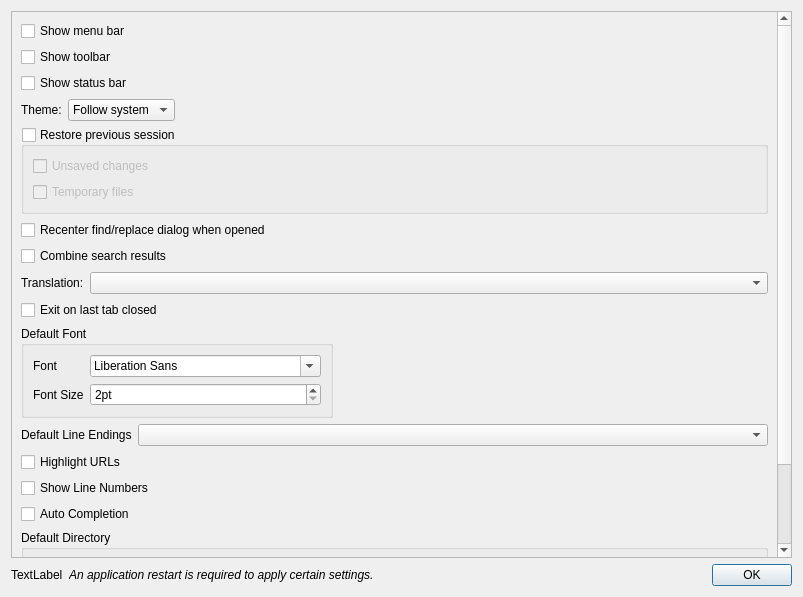
<?xml version="1.0" encoding="UTF-8"?>
<ui version="4.0">
 <class>PreferencesDialog</class>
 <widget class="QDialog" name="PreferencesDialog">
  <property name="geometry">
   <rect>
    <x>0</x>
    <y>0</y>
    <width>803</width>
    <height>597</height>
   </rect>
  </property>
  <property name="windowTitle">
   <string>Preferences</string>
  </property>
  <layout class="QVBoxLayout" name="verticalLayout">
   <item>
    <widget class="QScrollArea" name="scrollArea">
     <property name="widgetResizable">
      <bool>true</bool>
     </property>
     <widget class="QWidget" name="scrollAreaWidgetContents">
      <property name="geometry">
       <rect>
        <x>0</x>
        <y>-99</y>
        <width>769</width>
        <height>644</height>
       </rect>
      </property>
      <layout class="QVBoxLayout" name="verticalLayout_4">
       <item>
        <layout class="QVBoxLayout" name="verticalLayout_2">
         <item>
          <widget class="QCheckBox" name="checkBoxMenuBar">
           <property name="text">
            <string>Show menu bar</string>
           </property>
          </widget>
         </item>
         <item>
          <widget class="QCheckBox" name="checkBoxToolBar">
           <property name="text">
            <string>Show toolbar</string>
           </property>
          </widget>
         </item>
         <item>
          <widget class="QCheckBox" name="checkBoxStatusBar">
           <property name="text">
            <string>Show status bar</string>
           </property>
          </widget>
         </item>
         <item>
          <layout class="QHBoxLayout" name="layoutTheme">
           <item>
            <widget class="QLabel" name="labelTheme">
             <property name="text">
              <string>Theme:</string>
             </property>
            </widget>
           </item>
           <item>
            <widget class="QComboBox" name="comboBoxTheme">
             <item>
              <property name="text">
               <string>Follow system</string>
              </property>
             </item>
             <item>
              <property name="text">
               <string>Light</string>
              </property>
             </item>
             <item>
              <property name="text">
               <string>Dark</string>
              </property>
             </item>
            </widget>
           </item>
           <item>
            <spacer name="themeSpacer">
             <property name="orientation">
              <enum>Qt::Horizontal</enum>
             </property>
             <property name="sizeHint" stdset="0">
              <size>
               <width>40</width>
               <height>20</height>
              </size>
             </property>
            </spacer>
           </item>
          </layout>
         </item>
         <item>
          <widget class="QGroupBox" name="gbxRestorePreviousSession">
           <property name="title">
            <string>Restore previous session</string>
           </property>
           <property name="checkable">
            <bool>true</bool>
           </property>
           <property name="checked">
            <bool>false</bool>
           </property>
           <layout class="QVBoxLayout" name="verticalLayout_3">
            <item>
             <widget class="QCheckBox" name="checkBoxUnsavedFiles">
              <property name="text">
               <string>Unsaved changes</string>
              </property>
             </widget>
            </item>
            <item>
             <widget class="QCheckBox" name="checkBoxRestoreTempFiles">
              <property name="text">
               <string>Temporary files</string>
              </property>
             </widget>
            </item>
           </layout>
          </widget>
         </item>
        </layout>
       </item>
       <item>
        <widget class="QCheckBox" name="checkBoxRecenterSearchDialog">
         <property name="text">
          <string>Recenter find/replace dialog when opened</string>
         </property>
        </widget>
       </item>
       <item>
        <widget class="QCheckBox" name="checkBoxCombineSearchResults">
         <property name="text">
          <string>Combine search results</string>
         </property>
        </widget>
       </item>
       <item>
        <layout class="QFormLayout" name="formLayout">
         <property name="labelAlignment">
          <set>Qt::AlignLeading|Qt::AlignLeft|Qt::AlignVCenter</set>
         </property>
         <property name="formAlignment">
          <set>Qt::AlignLeading|Qt::AlignLeft|Qt::AlignTop</set>
         </property>
         <item row="0" column="1">
          <widget class="QComboBox" name="comboBoxTranslation"/>
         </item>
         <item row="0" column="0">
          <widget class="QLabel" name="label">
           <property name="text">
            <string>Translation:</string>
           </property>
          </widget>
         </item>
        </layout>
       </item>
       <item>
        <widget class="QCheckBox" name="checkBoxExitOnLastTabClosed">
         <property name="text">
          <string>Exit on last tab closed</string>
         </property>
        </widget>
       </item>
       <item>
        <layout class="QHBoxLayout" name="horizontalLayout">
         <item>
          <widget class="QGroupBox" name="groupBox">
           <property name="title">
            <string>Default Font</string>
           </property>
           <layout class="QFormLayout" name="formLayout_2">
            <item row="1" column="0">
             <widget class="QLabel" name="label_2">
              <property name="text">
               <string>Font</string>
              </property>
             </widget>
            </item>
            <item row="1" column="1">
             <widget class="QFontComboBox" name="fcbDefaultFont"/>
            </item>
            <item row="3" column="0">
             <widget class="QLabel" name="label_3">
              <property name="text">
               <string>Font Size</string>
              </property>
             </widget>
            </item>
            <item row="3" column="1">
             <widget class="QSpinBox" name="spbDefaultFontSize">
              <property name="suffix">
               <string>pt</string>
              </property>
              <property name="minimum">
               <number>2</number>
              </property>
              <property name="maximum">
               <number>48</number>
              </property>
             </widget>
            </item>
           </layout>
          </widget>
         </item>
         <item>
          <spacer name="horizontalSpacer">
           <property name="orientation">
            <enum>Qt::Horizontal</enum>
           </property>
           <property name="sizeHint" stdset="0">
            <size>
             <width>40</width>
             <height>20</height>
            </size>
           </property>
          </spacer>
         </item>
        </layout>
       </item>
       <item>
        <layout class="QFormLayout" name="formLayout_3">
         <item row="0" column="0">
          <widget class="QLabel" name="label_4">
           <property name="text">
            <string>Default Line Endings</string>
           </property>
          </widget>
         </item>
         <item row="0" column="1">
          <widget class="QComboBox" name="comboBoxLineEndings"/>
         </item>
        </layout>
       </item>
       <item>
        <widget class="QCheckBox" name="checkBoxHighlightURLs">
         <property name="text">
          <string>Highlight URLs</string>
         </property>
        </widget>
       </item>
       <item>
        <widget class="QCheckBox" name="checkBoxShowLineNumbers">
         <property name="text">
          <string>Show Line Numbers</string>
         </property>
        </widget>
       </item>
       <item>
        <widget class="QCheckBox" name="checkBoxAutoCompletion">
         <property name="text">
          <string>Auto Completion</string>
         </property>
        </widget>
       </item>
       <item>
        <widget class="QGroupBox" name="groupBox_2">
         <property name="title">
          <string>Default Directory</string>
         </property>
         <layout class="QVBoxLayout" name="verticalLayout_5">
          <item>
           <widget class="QRadioButton" name="radioFollowCurrentDirectory">
            <property name="text">
             <string>Follow Current Document</string>
            </property>
           </widget>
          </item>
          <item>
           <widget class="QRadioButton" name="radioLastUsedDirectory">
            <property name="text">
             <string>Last Used Directory</string>
            </property>
           </widget>
          </item>
          <item>
           <layout class="QHBoxLayout" name="horizontalLayout_2">
            <item>
             <widget class="QRadioButton" name="radioHardCoded">
              <property name="text">
               <string/>
              </property>
             </widget>
            </item>
            <item>
             <widget class="QLineEdit" name="txtHardCodedPath"/>
            </item>
            <item>
             <widget class="QToolButton" name="btnSelectHardCodedPath">
              <property name="text">
               <string>...</string>
              </property>
             </widget>
            </item>
           </layout>
          </item>
         </layout>
        </widget>
       </item>
       <item>
        <spacer name="verticalSpacer">
         <property name="orientation">
          <enum>Qt::Vertical</enum>
         </property>
         <property name="sizeHint" stdset="0">
          <size>
           <width>20</width>
           <height>40</height>
          </size>
         </property>
        </spacer>
       </item>
      </layout>
     </widget>
    </widget>
   </item>
   <item>
    <layout class="QHBoxLayout" name="layoutAppRestart">
     <item>
      <widget class="QLabel" name="labelAppRestartIcon">
       <property name="text">
        <string>TextLabel</string>
       </property>
      </widget>
     </item>
     <item>
      <widget class="QLabel" name="labelAppRestart">
       <property name="font">
        <font>
         <italic>true</italic>
        </font>
       </property>
       <property name="text">
        <string>An application restart is required to apply certain settings.</string>
       </property>
      </widget>
     </item>
     <item>
      <widget class="QDialogButtonBox" name="buttonBox">
       <property name="orientation">
        <enum>Qt::Horizontal</enum>
       </property>
       <property name="standardButtons">
        <set>QDialogButtonBox::Ok</set>
       </property>
      </widget>
     </item>
    </layout>
   </item>
  </layout>
 </widget>
 <resources/>
 <connections>
  <connection>
   <sender>buttonBox</sender>
   <signal>accepted()</signal>
   <receiver>PreferencesDialog</receiver>
   <slot>accept()</slot>
   <hints>
    <hint type="sourcelabel">
     <x>792</x>
     <y>586</y>
    </hint>
    <hint type="destinationlabel">
     <x>157</x>
     <y>274</y>
    </hint>
   </hints>
  </connection>
  <connection>
   <sender>buttonBox</sender>
   <signal>rejected()</signal>
   <receiver>PreferencesDialog</receiver>
   <slot>reject()</slot>
   <hints>
    <hint type="sourcelabel">
     <x>792</x>
     <y>586</y>
    </hint>
    <hint type="destinationlabel">
     <x>286</x>
     <y>274</y>
    </hint>
   </hints>
  </connection>
 </connections>
</ui>
